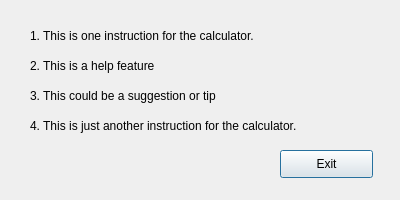
<?xml version="1.0" encoding="UTF-8"?>
<ui version="4.0">
 <class>helpDialogBasic</class>
 <widget class="QDialog" name="helpDialogBasic">
  <property name="geometry">
   <rect>
    <x>0</x>
    <y>0</y>
    <width>400</width>
    <height>200</height>
   </rect>
  </property>
  <property name="sizePolicy">
   <sizepolicy hsizetype="Fixed" vsizetype="Fixed">
    <horstretch>0</horstretch>
    <verstretch>3</verstretch>
   </sizepolicy>
  </property>
  <property name="minimumSize">
   <size>
    <width>400</width>
    <height>200</height>
   </size>
  </property>
  <property name="maximumSize">
   <size>
    <width>400</width>
    <height>200</height>
   </size>
  </property>
  <property name="windowTitle">
   <string>Dialog</string>
  </property>
  <widget class="QPushButton" name="pushButton_exit">
   <property name="geometry">
    <rect>
     <x>280</x>
     <y>150</y>
     <width>93</width>
     <height>28</height>
    </rect>
   </property>
   <property name="text">
    <string>Exit</string>
   </property>
  </widget>
  <widget class="QLabel" name="label_4">
   <property name="geometry">
    <rect>
     <x>30</x>
     <y>80</y>
     <width>321</width>
     <height>31</height>
    </rect>
   </property>
   <property name="text">
    <string>3. This could be a suggestion or tip</string>
   </property>
  </widget>
  <widget class="QLabel" name="label_2">
   <property name="geometry">
    <rect>
     <x>30</x>
     <y>50</y>
     <width>321</width>
     <height>31</height>
    </rect>
   </property>
   <property name="text">
    <string>2. This is a help feature</string>
   </property>
  </widget>
  <widget class="QLabel" name="label">
   <property name="geometry">
    <rect>
     <x>30</x>
     <y>20</y>
     <width>321</width>
     <height>31</height>
    </rect>
   </property>
   <property name="text">
    <string>1. This is one instruction for the calculator.</string>
   </property>
  </widget>
  <widget class="QLabel" name="label_3">
   <property name="geometry">
    <rect>
     <x>30</x>
     <y>110</y>
     <width>321</width>
     <height>31</height>
    </rect>
   </property>
   <property name="text">
    <string>4. This is just another instruction for the calculator.</string>
   </property>
  </widget>
 </widget>
 <resources/>
 <connections/>
</ui>
